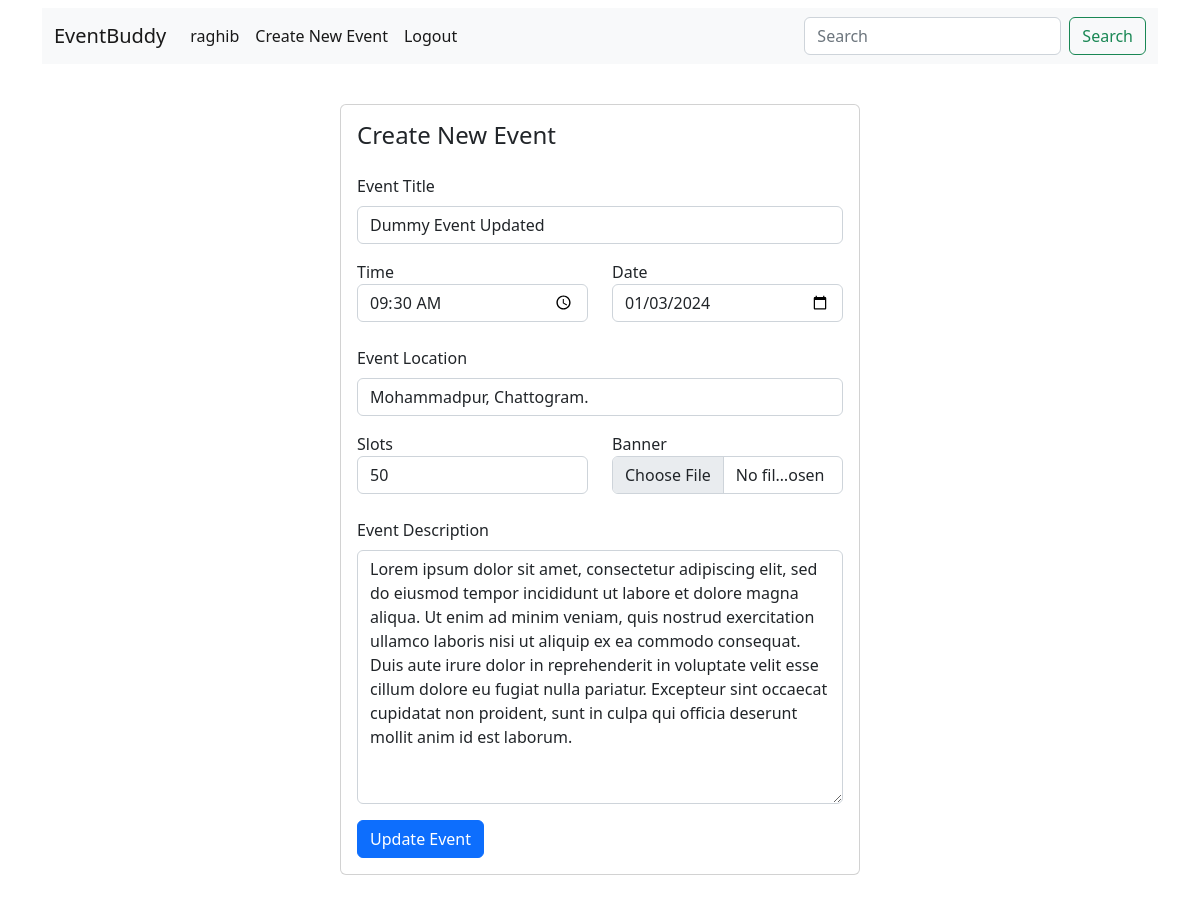
The page /update-event/4/ (signed in) on the database its author committed.
### event_app/models.py (models this page shows, shortened)
class Event(models.Model):
    user = models.ForeignKey(User, on_delete=models.CASCADE,null=True,blank=True)
    title = models.CharField(max_length=150)
    description = models.TextField()
    time = models.TimeField(auto_now_add=False)
    date = models.DateField(auto_now_add=False)
    location = models.CharField(max_length=250)
    total_slots = models.PositiveIntegerField()
    available_slots = models.PositiveIntegerField()
    image = models.ImageField(upload_to="events")
    created_at = models.DateTimeField(auto_now_add=True)

### event_app/decorators.py (the view)
    def wrapper_func(request, *args, **kwargs):
        if not request.user.is_staff:
            return redirect("home")
        else:
            return view_func(request, *args, **kwargs)

### event_app/forms.py
class EventForm(forms.ModelForm):
    class Meta:
        model = Event
        fields = ["title", "description", "time", "date","location","total_slots","image"]
        widgets = {
            "title": forms.TextInput(attrs={"class": "form-control"}),
            "description": forms.Textarea(attrs={"class": "form-control"}),
            "time": forms.TimeInput(attrs={"class": "form-control", "type": "time"}),
            "date": forms.DateInput(attrs={"class": "form-control", "type": "date"}),
            "location": forms.TextInput(attrs={"class": "form-control"}),
            "total_slots": forms.NumberInput(attrs={"class": "form-control"}),
            "image": forms.FileInput(attrs={"class": "form-control"})
        }

### event_app/views.py (called while the page is built, shortened)
@staff_check
def update_event(request,id):
    event = get_object_or_404(Event,id=id)
    counter = EventRegistration.objects.filter(event=event).count()
    flag = True
    if event.user == request.user:
        form = EventForm(instance=event)
        context = {"form":form,"flag":flag}
        return render(request,'event-form.html',context)
    else:
        return redirect("home")

### templates/event-form.html (shortened to what this page needs)
{% extends "base.html" %}
{% block content %}
<div class="card mx-auto" style="max-width: 520px; margin-top: 40px">
    <article class="card-body">
      <header class="mb-4"><h4 class="card-title">Create New Event</h4></header>
      <form method="POST" enctype="multipart/form-data" autocomplete="off" >
        <div class="mb-3">
            <label for="forusername" class="form-label">Event Title</label>
            {{form.title}}
        </div>
        <div class="row mb-4">
          <div class="col">
            <label>Time</label>
            {{form.time}}
          </div>
          <div class="col">
            <label>Date</label>
            {{form.date}}
          </div>
        </div>
        <div class="mb-3">
          <label for="forusername" class="form-label">Event Location</label>
          {{form.location}}
      </div>
        <div class="row mb-4">
          <div class="col">
            <label>Slots</label>
            {{form.total_slots}}
          </div>
          <div class="col">
            <label>Banner</label>
            {{form.image}}
          </div>
        </div>
        <div class="mb-3">
          <label for="forusername" class="form-label">Event Description</label>
          {{form.description}}
      </div>
        <div class="col-12">
          {% if not flag %}
            <button type="submit" class="btn btn-primary">Create Event</button>
            {% else %}
            <button type="submit" class="btn btn-primary">Update Event</button>
          {% endif %}
        </div>
      </form>
    </article>
  </div>
  <br /><br />
{% endblock content %}

### templates/navbar.html (shortened to what this page needs)
<nav class="navbar navbar-expand-lg bg-light mt-2">
    <div class="container-fluid">
      <a class="navbar-brand" href="{% url "home" %}">EventBuddy</a>
      <div class="collapse navbar-collapse" id="navbarSupportedContent">
        <ul class="navbar-nav me-auto mb-2 mb-lg-0">
          {% if user.id is None %}
          <li class="nav-item">
            <a class="nav-link active" href="{% url "signup" %}">Sign Up</a>
          </li>
          <li class="nav-item">
            <a class="nav-link active" href="{% url "login" %}">Login</a>
          </li>
          {% else %}
          <li class="nav-item">
            <a class="nav-link active" href="{% url "user_profile" %}">{{request.user.username}}</a>
          </li>
          {% if user.is_superuser or user.is_staff %}
          <li class="nav-item">
            <a class="nav-link active" href="{% url 'create_event' %}">Create New Event</a>
          </li>
          {% endif %}
          <li class="nav-item">
            <a class="nav-link active" href="{% url "logout" %}">Logout</a>
          </li>
          {% endif %}
        </ul>
        <form class="d-flex" role="search">
          <input class="form-control me-2" type="search" placeholder="Search" name="search" aria-label="Search">
          <button class="btn btn-outline-success" type="submit">Search</button>
        </form>
      </div>
    </div>
  </nav>

### rows shown on the page
Event: title "Dummy Event Updated", time "09:30:00", date "01/03/2024", location "Mohammadpur, Chattogram.", total_slots "50", description "Lorem ipsum dolor sit amet, consectetur adipiscing elit, sed do eiusmod tempor incididunt ut labore et dolore magna aliqua. Ut enim ad minim veniam, quis nostrud exercitation ullamco laboris nisi ut aliquip ex ea commodo consequat. Duis aute irure dolor in reprehenderit in voluptate velit esse cillum dolore eu fugiat nulla pariatur. Excepteur sint occaecat cupidatat non proident, sunt in culpa qui officia deserunt mollit anim id est laborum."

### other values the page prints
{{ request.user.username }} "raghib"
